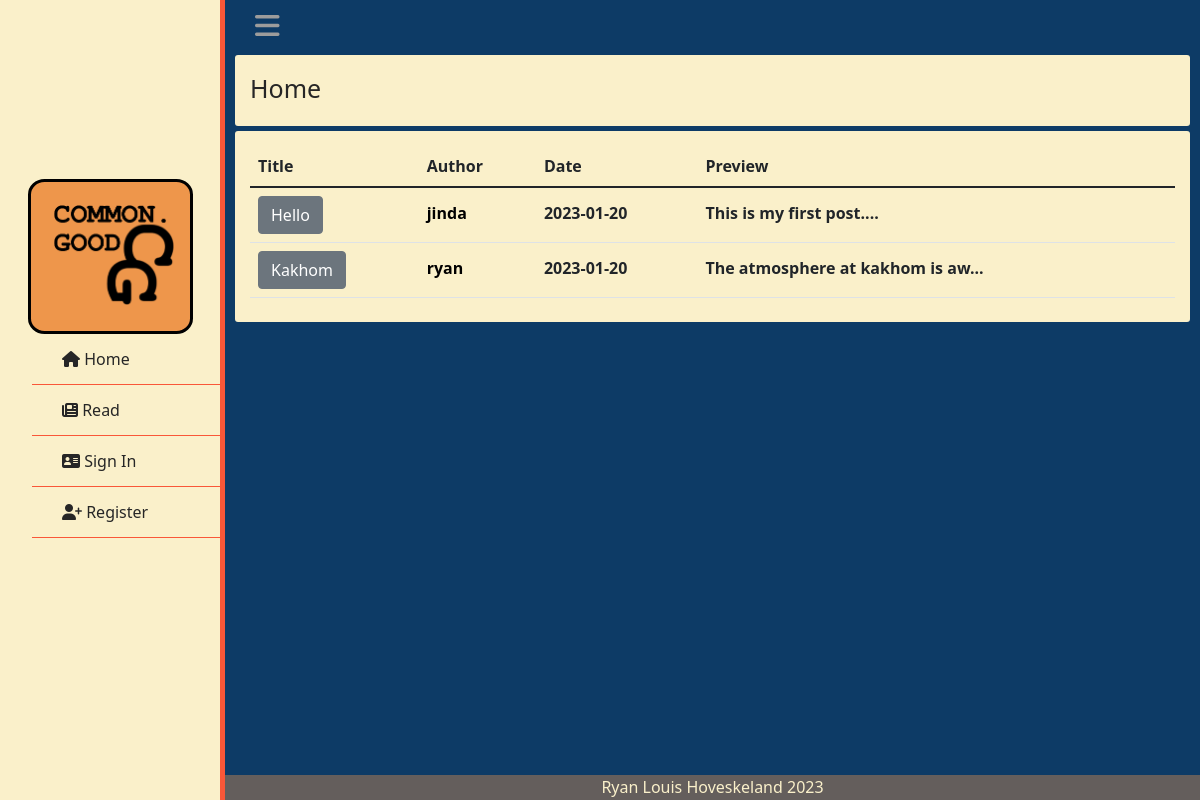
The page / on the database its author committed.
### tables this page shows
CREATE TABLE posts (user_id INTEGER REFERENCES user(id), post_id INTEGER PRIMARY KEY AUTOINCREMENT, title TEXT NOT NULL, body TEXT NOT NULL, time TIMESTAMP NOT NULL);

CREATE TABLE users (id INTEGER PRIMARY KEY AUTOINCREMENT, username TEXT NOT NULL, hash TEXT NOT NULL, ismod TEXT NOT NULL);

### app.py (the view)
@app.route("/", methods=["GET","POST"])
def index():
    data = select("data.db","SELECT username, title, time, body, post_id, id FROM users JOIN posts ON id = user_id ORDER BY time DESC;")
    for row in data:
        row["time"] = row["time"].split(' ')
    return render_template("index.html", posts=data)

### helpers.py (called while the page is built)
def select(database, query:str, query_variable=None):
    connection = sqlite3.connect(database)
    cur = connection.cursor()
    if not isinstance(query_variable, tuple) and query_variable != None:
        query_variable = tuple([query_variable])
    if query_variable == None:
        cur.execute(query)
    elif len(query_variable) > 1:
        cur.execute(query, query_variable)
    else:
        cur.execute(query, query_variable)
    names = list(map(lambda x: x[0], cur.description))
    db = cur.fetchall()
    dictlist = []
    for row in range(len(db)):
        currow = db[row]
        currowdict = {}
        for col in range(len(currow)):
            currowdict[names[col]] = currow[col]
        dictlist.append(currowdict)
    return dictlist

### templates/index.html (shortened to what this page needs)
{% extends "layout.html" %}
{% block main %}
    <div class="box">
        <p class="formtitle">Home</p>
    </div>
    <div class="box">
        <table class="table">
            <thead>
                <tr>
                    <th scope="col">Title</th>
                    <th scope="col">Author</th>
                    <th scope="col">Date</th>
                    <th scope="col">Preview</th>
                </tr>
            </thead>
            <tbody>
            {% for row in posts: %}
            <tr class="postrow">
                <th scope="row"><form action="/review" method="post"><button class="btn btn-secondary" type="submit" name="id" value="{{ row['post_id'] }}">{{ row["title"] }}</button></form></th>
                <th><form action="/usrprofile" method="post"><button type="submit" name="id" value="{{ row['id'] }}" class="proflink">{{ row["username"] }}</button></form></th>
                <th>{{ row["time"][0] }}</th>
                <th>{{ row["body"][:30] }}...</th>
            </tr>
            {% endfor %}
            </tbody>
        </table>
    </div>
{% endblock %}

### templates/layout.html (shortened to what this page needs)
<!DOCTYPE html>
<html lang="en">
    <head>
        <link href="https://cdn.jsdelivr.net/npm/bootstrap@5.1.3/dist/css/bootstrap.min.css" rel="stylesheet">
        <link href="/static/styles.css" rel="stylesheet">
        <link rel="stylesheet" href="https://use.fontawesome.com/releases/v6.2.1/css/all.css">
    </head>
    <body>
        <div class="wrapper">
            <div class="sidebar">
                <div class="sitename">
                    <p><a href="/"><img id="logo" src="/static/images/ProjectLogo.png" alt="Home"></a></p>
                </div>
                <ul>
                    <li>
                        <a href="/" class="active">
                            <span class="icon"><i class="fa-solid fa-house"></i></span>
                            <span class="item">Home</span>
                        </a>
                    </li>
                    <li>
                        <a href="/read" class="active">
                            <span class="icon"><i class="fa-solid fa-newspaper"></i></span>
                            <span class="item">Read</span>
                        </a>
                    </li>
                    {% if session.get("username") == None %}
                    <li>
                        <a href="/login" class="active">
                            <span class="icon"><i class="fa-solid fa-address-card"></i></span>
                            <span class="item">Sign In</span>
                        </a>
                    </li>
                    <li>
                        <a href="/register" class="active">
                            <span class="icon"><i class="fa-solid fa-user-plus"></i></span>
                            <span class="item">Register</span>
                        </a>
                    </li>
                    {% endif %}
                    <li>
                        <br>
                        <br>
                        <br>
                    </li>
                </ul>
            </div>
            <div class="nav">
                <div class="top_navbar">
                    <div class="hamburger">
                        <a href="#">
                            <i class="fa-solid fa-bars"></i>
                        </a>
                    </div>
                </div>
            </div>
            <div class="mainwrapper">
                {% block main %}
                {% endblock %}
            </div>
        </div>
        <div id="footer">
            <a id="footerlink" href="https://www.github.com/roxensox">Ryan Louis Hoveskeland 2023</a>
        </div>
    </body>
</html>

### static/styles.css (style rules this page uses)
* { list-style: none; text-decoration: none; margin: 0; padding: 0; box-sizing: border-box; font-family: system-ui, -apple-system, BlinkMacSystemFont, 'Segoe UI', Roboto, Oxygen, Ubuntu, Cantarell, 'Open Sans', 'Helvetica Neue', sans-serif; transition: all 0.5s ease; }
.box { background-color: #FAF0CA; padding: 15px 15px 8px 15px; margin-left: 10px; margin-right: 10px; margin-top:5px; margin-bottom: 5px; border-radius: 3px; }
.formtitle { margin-bottom: 10px; font-size: 25px; color: #262626; }
.postrow { vertical-align: baseline; }
.proflink { background-color: #FAF0CA; border: none; font-weight: bold; }
.active { text-decoration: none; color: #262626; transition: none; }
body { background: #0D3B66; }
#footer { text-align:center; margin-bottom: 0; background-color: #ee974b62; position: absolute; bottom: 0px; height: 25px; width: calc(100% - 225px); margin-left: 225px; }
#footerlink { text-decoration: none; color: #FAF0CA; }
#logo { display: block; width: 120px; height: 100px; margin: 10%; }
.mainwrapper { margin-top: 0px; margin-left: 225px; width: calc(100% - 225px); color: #292929; }
.sitename { top: 0; padding: 10px; height: fit-content; background-color: #EE964B; border-radius: 10%; border: 3px solid black; text-align: center; color: white; width: 75%; margin-left: 12.5%; margin-top: 5px; vertical-align: middle; }
.wrapper .sidebar ul li a { display: block; padding: 13px 30px; border-bottom: 1px solid #F95738; position: relative; font-size: 16px; }
.wrapper .sidebar ul li a .icon { display: inline-block; }
.wrapper .sidebar { background: #FAF0CA; position: fixed; width: 225px; height: 100%; left: 0px; border-right: solid #F95738 5px; align-content: center; }
.wrapper .nav { width: calc(100% - 225px); margin-left: 225px; }
.wrapper .nav .top_navbar { height: 50px; display: flex; align-items: center; padding: 0 30px; }
.wrapper .nav .top_navbar .hamburger a { font-size: 28px; color: #9c9c9c; }

### rows shown on the page
posts: {{ row['post_id'] }} 9 (drawn), title "Hello", {{ row['id'] }} 30 (drawn), username "jinda", time "2023-01-20", body "This is my first post."
posts: {{ row['post_id'] }} 8 (drawn), title "Kakhom", {{ row['id'] }} 29 (drawn), username "ryan", time "2023-01-20", body "The atmosphere at kakhom is aw"
